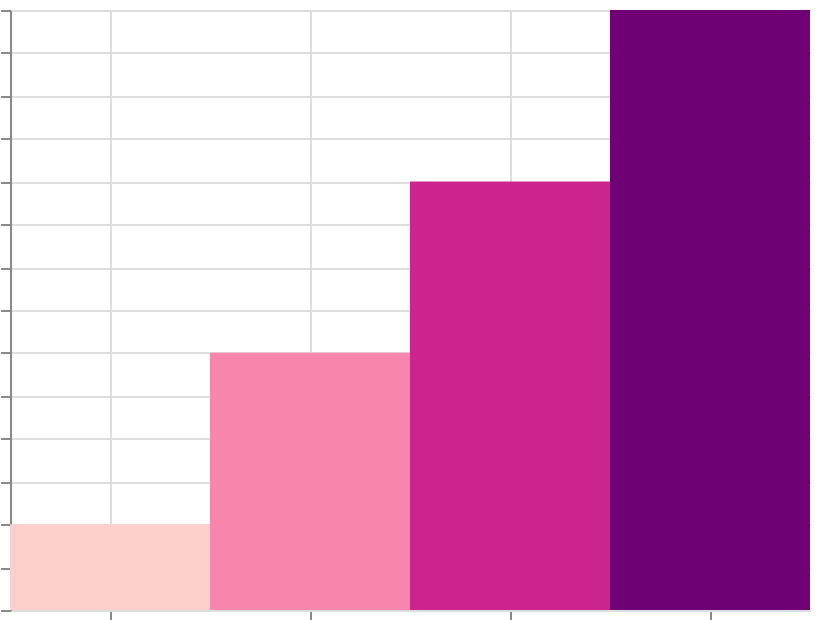

Express this chart as Vega-Lite.
### Vega specification from a JSON file in a GitHub repository (floating-point values rounded to 4 significant figures)
{"$schema": "https://vega.github.io/schema/vega/v6.json", "width": 400, "height": 300, "padding": 5, "autosize": "none", "data": [{"name": "table", "values": [{"cat": "A", "val": 10}, {"cat": "B", "val": 30}, {"cat": "C", "val": 50}, {"cat": "D", "val": 70}]}], "scales": [{"name": "x", "type": "band", "domain": {"data": "table", "field": "cat", "sort": true}, "range": "width"}, {"name": "y", "type": "linear", "domain": {"data": "table", "field": "val"}, "range": [{"signal": "height"}, 0], "zero": true, "nice": true}, {"name": "color", "type": "linear", "domain": {"data": "table", "field": "val"}, "range": {"scheme": "redpurple"}}], "marks": [{"type": "rect", "from": {"data": "table"}, "encode": {"update": {"x": {"scale": "x", "field": "cat"}, "width": {"scale": "x", "band": 1}, "y": {"scale": "y", "field": "val"}, "y2": {"scale": "y", "value": 0}, "fill": {"scale": "color", "field": "val"}}}}], "axes": [{"scale": "x", "orient": "bottom", "grid": true, "labels": false}, {"scale": "y", "orient": "left", "grid": true, "labels": false}], "legends": [{"fill": "color"}]}
